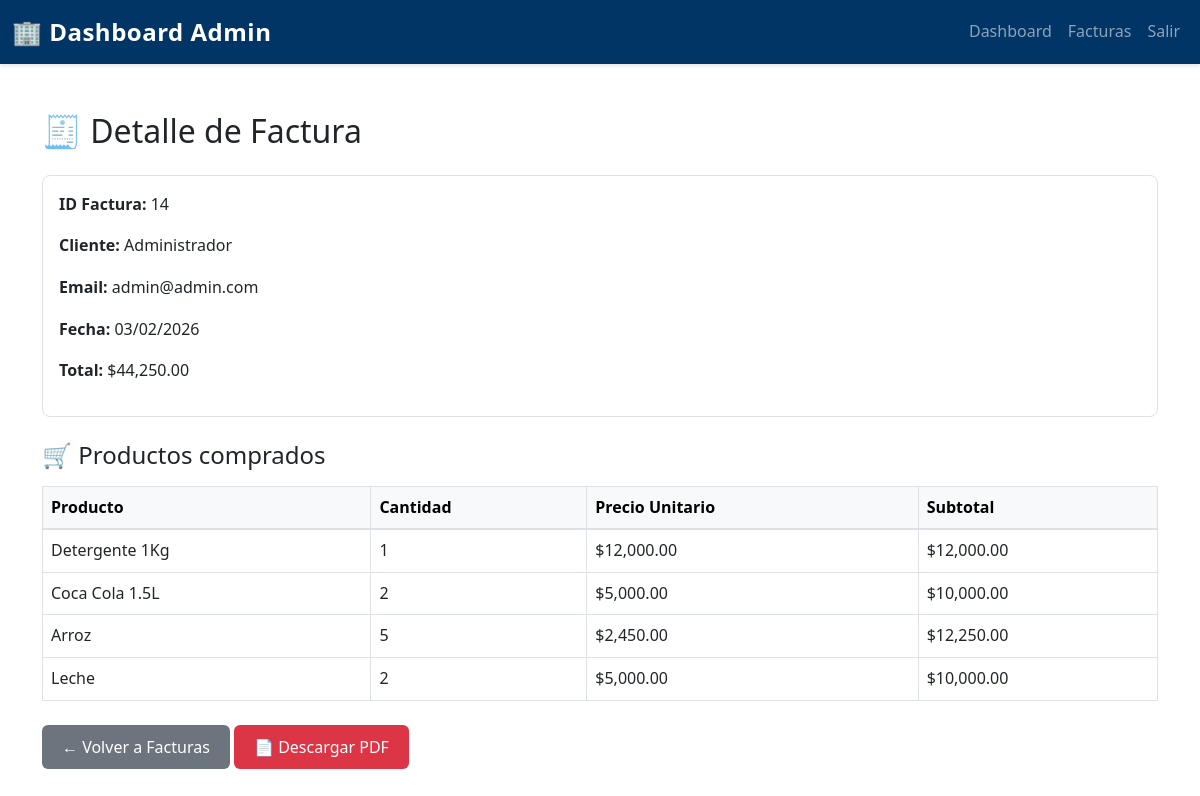
Screenshot of /FRONTEND/index.php?route=admin/factura/ver&id=14 (signed in) with the database file from the repository.
### tables this page shows
CREATE TABLE `factura` (
  `idFACTURA` int(11) NOT NULL,
  `fechaFACTURA` date DEFAULT NULL,
  `idUSUARIO` int(11) DEFAULT NULL,
  `totalFACTURA` int(11) DEFAULT NULL
);

CREATE TABLE `usuario` (
  `idUSUARIO` int(11) NOT NULL,
  `numdocUSUARIO` int(11) DEFAULT NULL,
  `tipodocumenUSUARIO` varchar(20) DEFAULT NULL,
  `nomUSUARIO` varchar(30) DEFAULT NULL,
  `direcUSUARIO` varchar(120) DEFAULT NULL,
  `telUSUARIO` int(11) DEFAULT NULL,
  `emailUSUARIO` varchar(40) DEFAULT NULL,
  `pass` varchar(255) DEFAULT NULL,
  `rolUSUARIO` varchar(20) DEFAULT NULL,
  `cargoUSUARIO` varchar(20) DEFAULT NULL,
  `reset_token` varchar(255) DEFAULT NULL COMMENT 'Token para recuperaci?n de contrase?a',
  `reset_token_expira` datetime DEFAULT NULL COMMENT 'Fecha de expiraci?n del token',
  `fecha_creacion` timestamp NOT NULL DEFAULT current_timestamp() COMMENT 'Fecha de creaci?n del usuario',
  `fecha_actualizacion` timestamp NOT NULL DEFAULT current_timestamp() ON UPDATE current_timestamp() COMMENT 'Fecha ?ltima actualizaci?n'
);

CREATE TABLE `detallesalida` (
  `idDETALLE` int(11) NOT NULL,
  `idFACTURA` int(11) DEFAULT NULL,
  `idPRODUCTO` int(11) DEFAULT NULL,
  `cantiSalidaDETALLESALIDA` int(11) DEFAULT NULL,
  `valorunitarioDETALLESALIDA` int(11) DEFAULT NULL,
  `valorTotalventaDETALLESALIDA` int(11) DEFAULT NULL
);

CREATE TABLE `producto` (
  `idPRODUCTO` int(11) NOT NULL,
  `nomPRODUCTO` varchar(50) DEFAULT NULL,
  `marcaPRODUCTO` varchar(25) DEFAULT NULL,
  `precioPRODUCTO` int(11) DEFAULT NULL,
  `cantidadenstockPRODUCTO` int(11) DEFAULT NULL,
  `fechaingrePRODUCTO` date DEFAULT NULL,
  `unidadMedidaPRODUCTO` varchar(15) DEFAULT NULL,
  `fotoPRODUCTO` varchar(255) DEFAULT NULL,
  `idCATEGORIA` int(11) DEFAULT NULL,
  `idPROVEEDOR` int(11) DEFAULT NULL,
  `destacado` tinyint(1) NOT NULL DEFAULT 0
);

### FRONTEND/models/FacturaModel.php (called while the page is built, shortened)
<?php
class FacturaModel {
    private $db;
    public function __construct($database) {
        $this->db = $database;
    }
    public function obtenerPorId($id) {
        $query = "SELECT f.*, u.nomUSUARIO, u.emailUSUARIO, u.telUSUARIO, u.direcUSUARIO
                  FROM factura f
                  JOIN usuario u ON f.idUSUARIO = u.idUSUARIO
                  WHERE f.idFACTURA = ?";
        $stmt = $this->db->prepare($query);
        $stmt->execute([$id]);
        return $stmt->fetch(PDO::FETCH_ASSOC);
    }
public function obtenerDetallesPorFacturaId($idFactura) {
    $sql = "
        SELECT
            p.nomPRODUCTO,
            ds.cantiSalidaDETALLESALIDA,
            ds.valorunitarioDETALLESALIDA,
            ds.valorTotalventaDETALLESALIDA
        FROM detallesalida ds
        INNER JOIN producto p ON ds.idPRODUCTO = p.idPRODUCTO
        WHERE ds.idFACTURA = ?
    ";
    $stmt = $this->db->prepare($sql);
    $stmt->execute([$idFactura]);
    return $stmt->fetchAll(PDO::FETCH_ASSOC);
}
}

### FRONTEND/views/admin/ver_factura.php (the view, shortened to what this page needs)
<?php
require_once __DIR__ . '/../../models/FacturaModel.php';
$db = new Database();
$conn = $db->connect();
$facturaModel = new FacturaModel($conn);
$facturaId = $_GET['id'] ?? null;
$factura = $facturaModel->obtenerPorId($facturaId);
$detalles = $facturaModel->obtenerDetallesPorFacturaId($facturaId);
?>
<!DOCTYPE html>
<html lang="es">
<head>
    <link href="https://cdn.jsdelivr.net/npm/bootstrap@5.3.0/dist/css/bootstrap.min.css" rel="stylesheet">
    <link rel="stylesheet" href="assets/css/styles.css">
</head>
<body>
<nav class="navbar navbar-expand-lg navbar-dark bg-dark-blue">
    <div class="container-fluid">
        <a class="navbar-brand fw-bold" href="index.php?route=admin/dashboard">
            🏢 Dashboard Admin
        </a>
        <div class="collapse navbar-collapse" id="navbarNav">
            <ul class="navbar-nav ms-auto">
                <li class="nav-item">
                    <a class="nav-link" href="index.php?route=admin/dashboard">Dashboard</a>
                </li>
                <li class="nav-item">
                    <a class="nav-link" href="index.php?route=admin/factura/listar">Facturas</a>
                </li>
                <li class="nav-item">
                    <a class="nav-link" href="index.php?route=logout">Salir</a>
                </li>
            </ul>
        </div>
    </div>
</nav>
<div class="container my-5">
    <h2 class="mb-4">🧾 Detalle de Factura</h2>
    <div class="card mb-4">
        <div class="card-body">
            <p><strong>ID Factura:</strong> <?= $factura['idFACTURA'] ?></p>
            <p><strong>Cliente:</strong> <?= htmlspecialchars($factura['nomUSUARIO']) ?></p>
            <p><strong>Email:</strong> <?= htmlspecialchars($factura['emailUSUARIO']) ?></p>
            <p><strong>Fecha:</strong> <?= date('d/m/Y', strtotime($factura['fechaFACTURA'])) ?></p>
            <p><strong>Total:</strong> $<?= number_format($factura['totalFACTURA'], 2) ?></p>
        </div>
    </div>
    <h4 class="mb-3">🛒 Productos comprados</h4>
    <table class="table table-bordered table-hover">
        <thead class="table-light">
            <tr>
                <th>Producto</th>
                <th>Cantidad</th>
                <th>Precio Unitario</th>
                <th>Subtotal</th>
            </tr>
        </thead>
        <tbody>
        <?php if (!empty($detalles)) : ?>
            <?php foreach ($detalles as $d): ?>
                <tr>
                    <td><?= htmlspecialchars($d['nomPRODUCTO']) ?></td>
                    <td><?= $d['cantiSalidaDETALLESALIDA'] ?></td>
                    <td>$<?= number_format($d['valorunitarioDETALLESALIDA'], 2) ?></td>
                    <td>$<?= number_format($d['valorTotalventaDETALLESALIDA'], 2) ?></td>
                </tr>
            <?php endforeach; ?>
        <?php else : ?>
            <tr>
                <td colspan="4" class="text-center">No hay productos en esta factura.</td>
            </tr>
        <?php endif; ?>
        </tbody>
    </table>
    <div class="mt-4">
        <a href="index.php?route=admin/factura/listar" class="btn btn-secondary">
            ← Volver a Facturas
        </a>
        <a href="pdf/factura.php?id=<?= $factura['idFACTURA'] ?>"
           class="btn btn-danger" target="_blank">
            📄 Descargar PDF
        </a>
    </div>
</div>
</body>
</html>

### FRONTEND/assets/css/styles.css (style rules this page uses)
:root { --primary-blue: #0d6efd; --dark-blue: #003566; --white: #ffffff; --light-gray: #f8f9fa; --text-dark: #212529; --border-color: #dee2e6; }
* { margin: 0; padding: 0; box-sizing: border-box; }
body { font-family: 'Segoe UI', Tahoma, Geneva, Verdana, sans-serif; line-height: 1.6; color: var(--text-dark); background-color: #ffffff; }
.bg-dark-blue { background-color: var(--dark-blue) !important; }
.navbar { box-shadow: 0 2px 4px rgba(0, 0, 0, 0.1); }
.navbar-brand { font-size: 1.5rem; letter-spacing: 0.5px; }
.nav-link { transition: color 0.3s ease; font-weight: 500; }
.card { border: 1px solid var(--border-color); border-radius: 8px; transition: transform 0.3s ease, box-shadow 0.3s ease; }
.btn { border-radius: 6px; font-weight: 500; transition: all 0.3s ease; border: none; padding: 10px 20px; }
.btn-secondary { background-color: #6c757d; }
.btn-danger { background-color: #dc3545; }
.table { margin-bottom: 0; }
.table thead { border-bottom: 2px solid var(--border-color); }

### rows the page displays
factura: idFACTURA "14", idUSUARIO.nomUSUARIO "Administrador", idUSUARIO.emailUSUARIO "admin@admin.com", fechaFACTURA "03/02/2026", totalFACTURA "44,250.00"
detallesalida: idPRODUCTO.nomPRODUCTO "Detergente 1Kg", cantiSalidaDETALLESALIDA "1", valorunitarioDETALLESALIDA "12,000.00", valorTotalventaDETALLESALIDA "12,000.00"
detallesalida: idPRODUCTO.nomPRODUCTO "Coca Cola 1.5L", cantiSalidaDETALLESALIDA "2", valorunitarioDETALLESALIDA "5,000.00", valorTotalventaDETALLESALIDA "10,000.00"
detallesalida: idPRODUCTO.nomPRODUCTO "Arroz", cantiSalidaDETALLESALIDA "5", valorunitarioDETALLESALIDA "2,450.00", valorTotalventaDETALLESALIDA "12,250.00"
detallesalida: idPRODUCTO.nomPRODUCTO "Leche", cantiSalidaDETALLESALIDA "2", valorunitarioDETALLESALIDA "5,000.00", valorTotalventaDETALLESALIDA "10,000.00"
